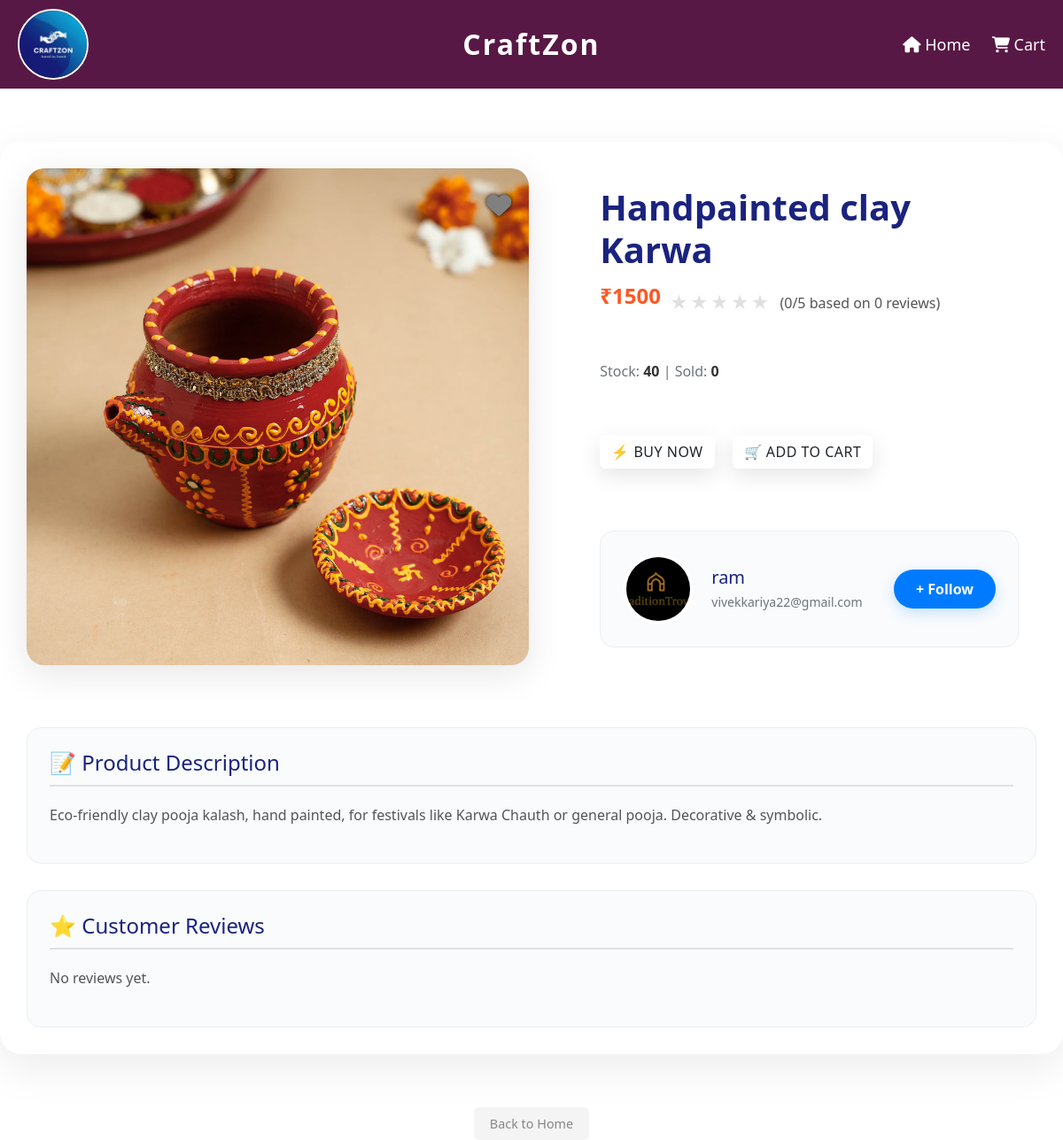
/user/online_view.php?product_id=5, run on an earlier commit of the app's database.
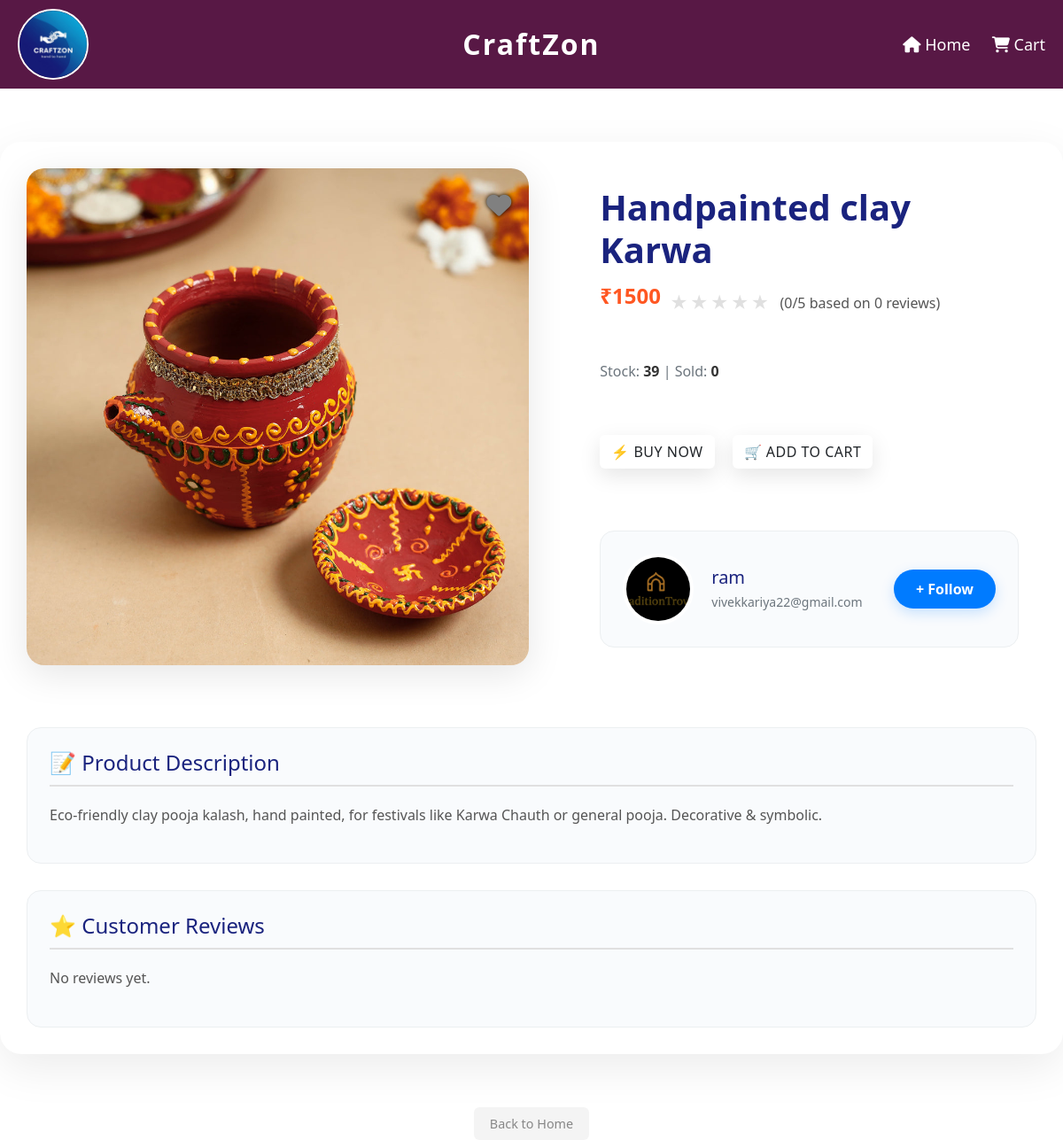
And on a later commit of the database.
### tables this page shows
CREATE TABLE `product_table` (
  `product_id` int(11) NOT NULL,
  `product_name` varchar(25) NOT NULL,
  `crafted_by` varchar(25) NOT NULL,
  `category` varchar(25) NOT NULL,
  `price` int(11) NOT NULL,
  `stock_quantity` int(11) NOT NULL,
  `stock_status` enum('in stock','out of stock') NOT NULL,
  `product_description` varchar(200) NOT NULL,
  `image` varchar(255) NOT NULL,
  `created_at` datetime NOT NULL DEFAULT current_timestamp(),
  `status` enum('active','suspend') NOT NULL
);

### user/online_view.php (the view, shortened to what the changed rows need)
<?php
$con = mysqli_connect("localhost", "root", "", "craftzon");
$pid = isset($_REQUEST['product_id']) ? intval($_REQUEST['product_id']) : 0;
$userid = isset($_SESSION['users_id']) ? $_SESSION['users_id'] : (isset($_REQUEST['userid']) ? intval($_REQUEST['userid']) : 0);
$query = "SELECT * FROM product_table WHERE product_id = $pid";
$result = mysqli_query($con, $query);
$product_data = mysqli_fetch_assoc($result);
        ?>
        <?php
$sellernm = $product_data['crafted_by'];
$query = "SELECT * FROM seller WHERE sellernm = '$sellernm'";
$result = mysqli_query($con, $query);
$rs = mysqli_fetch_assoc($result);
$isFollowing = false;
?>
<!DOCTYPE html>
<html lang="en">
<head>
<link rel="stylesheet" href="https://cdnjs.cloudflare.com/ajax/libs/font-awesome/6.5.1/css/all.min.css" />
<link href='https://cdnjs.cloudflare.com/ajax/libs/font-awesome/6.7.2/css/all.min.css' rel='stylesheet'>
<link href="https://cdnjs.cloudflare.com/ajax/libs/bootstrap/5.3.2/css/bootstrap.min.css" rel="stylesheet">
</head>
<body>
<div class="container-fluid" style="background-color:#581845; padding:10px 20px;">
    <div class="row align-items-center">
        <div class="col-4 text-center">
            <h2 style="color:white; margin:0; font-weight:bold; letter-spacing:2px;">CraftZon</h2>
        </div>
    </div>
</div>
<div class="product-wrapper">
    <div class="main-content">
        <div class="product-image-container">
            <img src="../<?php
 echo $product_data['image']; ?>" alt="Product Image" class="product-image">
            <div id="wishlist-icon">
                <i class="fa-solid fa-heart" style="color:<?php
                    $checkWish = mysqli_query($con, "SELECT * FROM wishlist WHERE user_id=$userid AND product_id=$pid");
                    echo (mysqli_num_rows($checkWish) > 0) ? 'red' : 'gray';
                ?>;"></i>
            </div>
        </div>
        <div class="product-details">
            <h1><?php
 echo $product_data['product_name']; ?></h1>
            <?php
            $avgQuery = "SELECT AVG(rating) AS avg_rating, COUNT(*) AS total_reviews
                         FROM feedbacks
                         WHERE order_id IN (SELECT orderid FROM craftorder WHERE productid=$pid)";
            $avgResult = mysqli_query($con, $avgQuery);
            $avgData = mysqli_fetch_assoc($avgResult);
            $avgRating = round($avgData['avg_rating'], 1);
            $totalReviews = $avgData['total_reviews'];
            ?>
            <div class="ratings">
                <p class="price">
                    ₹<?php
 echo $product_data['price']; ?>
                </p>
                <div class="stars">
                    <?php
                    $filledStars = floor($avgRating);
                    $hasHalfStar = ($avgRating - $filledStars) >= 0.25 && ($avgRating - $filledStars) <= 0.75;
                    $emptyStars = 5 - $filledStars - ($hasHalfStar ? 1 : 0);
                    for($i = 0; $i < $emptyStars; $i++){ echo '<span style="color: #e0e0e0;">★</span>'; }
                    ?>
                </div>
                <span style="font-size: 16px; color: #555;">
                    (<?php
 echo $avgRating; ?>/5 based on <?php
 echo $totalReviews;?> reviews)
                </span>
            </div>
            <p class="stock-info">
                Stock: <span><?php
 echo $product_data['stock_quantity']; ?></span> | Sold: <span>
                <?php
                    $query = "SELECT SUM(quantity) AS total_sold FROM craftorder WHERE productid=$pid AND ordertime >= CURDATE() - INTERVAL 30 DAY";
                    $result = mysqli_query($con, $query);
                    $row = mysqli_fetch_assoc($result);
                    echo $row['total_sold'] ?? 0;
                ?>
                </span>
            </p>
            <div class="btn-group">
                <?php
 if($product_data['stock_quantity'] > 0): ?>
                  <form method="POST" action="orderform.php" id="buyForm" onsubmit="return checkLogin(event);">
</form>
                    <?php
                    $check = mysqli_query($con,"SELECT * FROM user_cart WHERE user_id=$userid AND product_id=$pid");
                    if(mysqli_num_rows($check) > 0){
                       echo "
<form action='cart.php' method='POST' style='display:inline;'>
    <input type='hidden' name='uid' value='$userid'>
    <button type='submit' class='btn btn-cart'>Go to Cart</button>
</form>
";
                    } else {
                        echo '<form method="post" class="add-to-cart-form" onsubmit="return checkLogin(event);" style="flex: 1;"><input type="hidden" name="product_id" value="'.$pid.'"><input type="submit" class="btn btn-cart" value="🛒 Add to Cart"></form>';
                    }
                    ?>
                <?php
 else: ?>
                    <button class="btn btn-cart" style="background:#999; cursor:not-allowed;" disabled>❌ Out of Stock</button>
                <?php
 endif; ?>
            </div>
            <div class="maker-box">
                <img src="../<?php
 echo $rs['shopimage'];?>" alt="Shop Logo">
                <div class="maker-info">
                    <h3><?php
 echo $product_data['crafted_by'];?></h3>
                    <p><?php
 echo $rs['selleremailid'];?></p>
                </div>
                <button id="follow-btn" class="follow-btn <?php
 echo $isFollowing ? 'following' : ''; ?>">
                </button>
            </div>
        </div>
    </div>
    <div class="section-container">
        <div class="section-box">
            <h2>📝 Product Description</h2>
            <p><?php
 echo nl2br($product_data['product_description']);?></p>
        </div>
        <div class="section-box">
            <h2>⭐ Customer Reviews</h2>
        </div>
    </div>
</div>
</body>
</html>

What changed in the data, as far as the page shows it:
changed product_table "Handpainted clay Karwa": stock_quantity "40" → "39"
